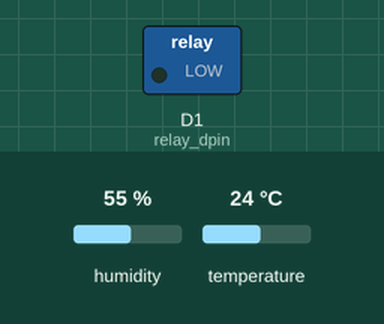
This sketch was run on a simulated ESP8266 (NodeMCU). Parts: switched loads named in the sketch (green lamp = pin HIGH). The test bench sets the inputs (shaded band); at power-on: temperature 24 °C, humidity 55 %. What the sketch prints to the serial monitor is not drawn.

Above: at 6.8 s.
6.9 s: temperature set to 29 °C
13.2 s: temperature set to 32 °C
At 16.8 s:
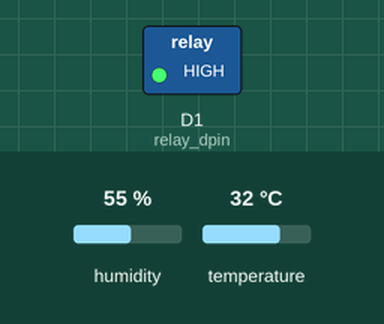
18.6 s: temperature set to 12 °C
At 25.2 s:
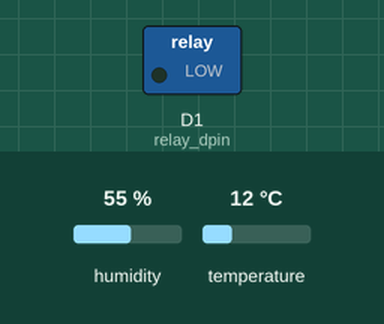
25.5 s: temperature set to 33 °C
At 28.4 s:
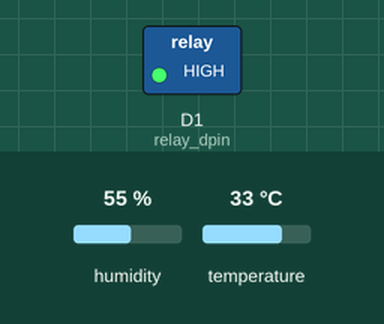
Timing chart, 0 to 29.9 s (numbered marks = the images above; inputs shaded):
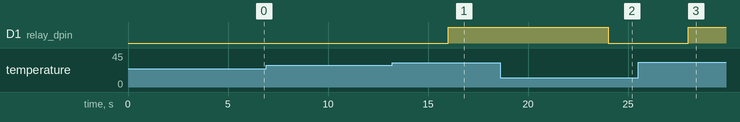

Measured:
- the behaviour switches between 30 and 31 °C on temperature (found by bisection; images 0 and 1)
- after the input at 6.9 s, every drawn part: stays the same
- after the input at 13.2 s, D1 (relay_dpin): LOW → HIGH after 2.8 s
- after the input at 18.6 s, D1 (relay_dpin): HIGH → LOW after 5.4 s
- after the input at 25.5 s, D1 (relay_dpin): LOW → HIGH after 2.5 s

The sketch:

ps4tempRelay.ino
```cpp
#include <ESP8266WiFi.h>
#include "DHT.h"
#include <SimpleTimer.h>

#define DHTTYPE DHT11
#define dht_dpin D4
#define relay_dpin D1

DHT dht(dht_dpin, DHTTYPE);

SimpleTimer timer;

float maxTemp = 30.0;
float currTemp = 0.0;

void setup()
{
    Serial.begin(9600);
    pinMode(relay_dpin, OUTPUT);
    dht.begin();
    timer.setInterval(2000, getTemp);
    timer.setInterval(4000, relayControl);
}

void loop()
{
  timer.run();
}

void getTemp()
{
  float h = dht.readHumidity();
  float t = dht.readTemperature();
  Serial.println("Humidity and temperature\n\n");
  Serial.print("Current humidity = ");
  Serial.print(h);
  Serial.print("%  ");
  Serial.print("temperature = ");
  Serial.print(t);
  currTemp = t;
}

void relayControl()
{
  if(currTemp > maxTemp){
    digitalWrite(relay_dpin, HIGH);
    Serial.print("HIGH");
  }else {
    digitalWrite(relay_dpin, LOW);
    Serial.print("LOW");
  }
}
```
